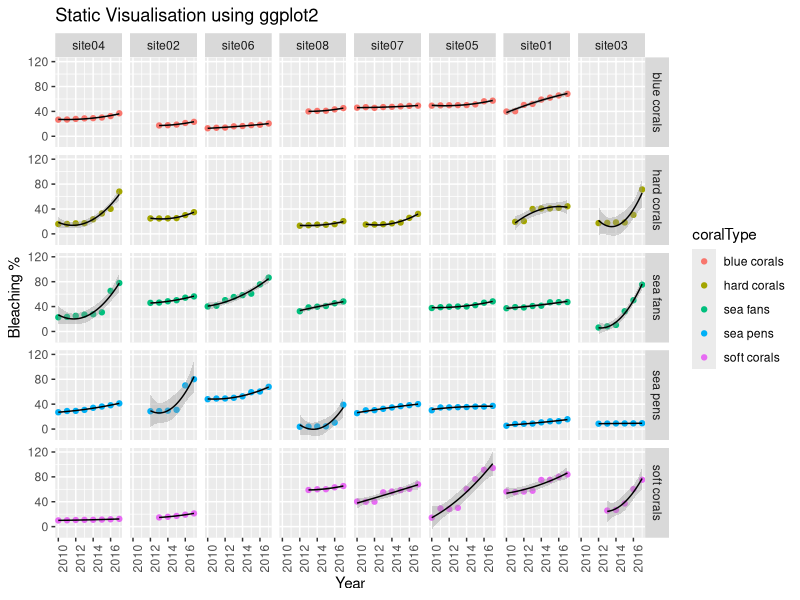

Recreate this plot in R.
# Question 1 and 2
# Q1 - Reading data into R
# Q2 - Creating Static Visualisations using ggplot2

# Importing the required libraries
require(ggplot2)

# Reading the dataset into R
coral_data <- read.csv("assignment-02-data-formated.csv")

# Removing the percentage symbol 
coral_data$value = gsub("%","",coral_data$value)

# Converting our required data to numeric values
coral_data$value <- as.numeric(coral_data$value)
coral_data$longitude <- as.numeric(coral_data$longitude)
coral_data$latitude <- as.numeric(coral_data$latitude)

# Ordering the sites by latitude
coral_data$location <- reorder(coral_data$location, coral_data$latitude)

# Generating the ggplot2
my_graph <- ggplot(data = coral_data, aes(x=year,y=value))

# Using faceting for each site for the given time period 
# geom_smooth has been used to fit smooth lines to the data to identify trends
g1 <- my_graph + 
  geom_point(aes(colour = coralType)) + 
  facet_grid(coralType~location) +
  labs(x = 'Year', y = 'Bleaching %', title = "Static Visualisation using ggplot2 ") +
  geom_smooth(aes(group = 1),
              method = "lm",
              colour = "black",
              formula = y~poly(x,2),
              size = 0.5) + 
  theme(axis.text.x = element_text(angle=90,hjust = 1))
g1